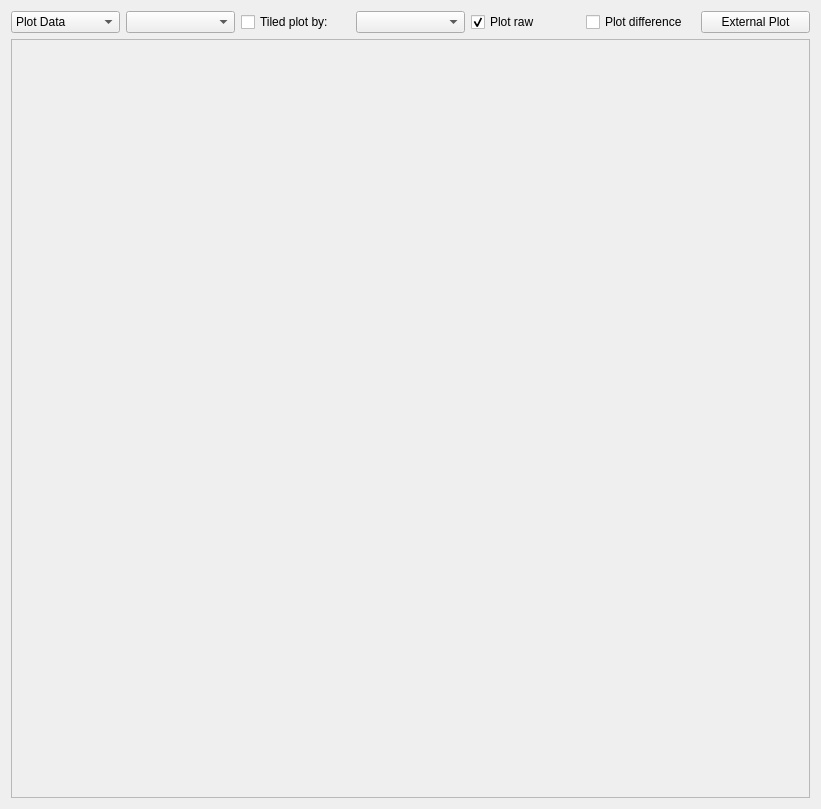
<?xml version="1.0" encoding="UTF-8"?>
<ui version="4.0">
 <class>fitting_tab</class>
 <widget class="QWidget" name="fitting_tab">
  <property name="geometry">
   <rect>
    <x>0</x>
    <y>0</y>
    <width>821</width>
    <height>809</height>
   </rect>
  </property>
  <property name="windowTitle">
   <string>Form</string>
  </property>
  <layout class="QVBoxLayout" name="verticalLayout">
   <item>
    <layout class="QHBoxLayout" name="controlLayout">
     <property name="sizeConstraint">
      <enum>QLayout::SetDefaultConstraint</enum>
     </property>
     <property name="rightMargin">
      <number>0</number>
     </property>
     <item>
      <widget class="QComboBox" name="fit_or_data_combo_box">
       <item>
        <property name="text">
         <string>Plot Data</string>
        </property>
       </item>
       <item>
        <property name="text">
         <string>Plot Fits</string>
        </property>
       </item>
      </widget>
     </item>
     <item>
      <widget class="QComboBox" name="plot_type_combo"/>
     </item>
     <item>
      <widget class="QCheckBox" name="tiled_plot_checkbox">
       <property name="text">
        <string>Tiled plot by:</string>
       </property>
      </widget>
     </item>
     <item>
      <widget class="QComboBox" name="tiled_by_combo">
       <property name="currentIndex">
        <number>-1</number>
       </property>
      </widget>
     </item>
     <item>
      <widget class="QCheckBox" name="plot_raw_checkbox">
       <property name="text">
        <string>Plot raw</string>
       </property>
       <property name="checked">
        <bool>true</bool>
       </property>
      </widget>
     </item>
     <item>
      <widget class="QCheckBox" name="plot_diff_checkbox">
       <property name="text">
        <string>Plot difference</string>
       </property>
      </widget>
     </item>
     <item>
      <widget class="QPushButton" name="external_plot_button">
       <property name="text">
        <string>External Plot</string>
       </property>
      </widget>
     </item>
    </layout>
   </item>
   <item>
    <widget class="QFrame" name="canvasFrame">
     <property name="sizePolicy">
      <sizepolicy hsizetype="Preferred" vsizetype="Expanding">
       <horstretch>0</horstretch>
       <verstretch>0</verstretch>
      </sizepolicy>
     </property>
     <property name="frameShape">
      <enum>QFrame::StyledPanel</enum>
     </property>
     <property name="frameShadow">
      <enum>QFrame::Plain</enum>
     </property>
     <property name="lineWidth">
      <number>1</number>
     </property>
     <property name="midLineWidth">
      <number>0</number>
     </property>
    </widget>
   </item>
   <item>
    <layout class="QHBoxLayout" name="optionsLayout">
     <property name="sizeConstraint">
      <enum>QLayout::SetDefaultConstraint</enum>
     </property>
    </layout>
   </item>
  </layout>
 </widget>
 <resources/>
 <connections/>
</ui>
